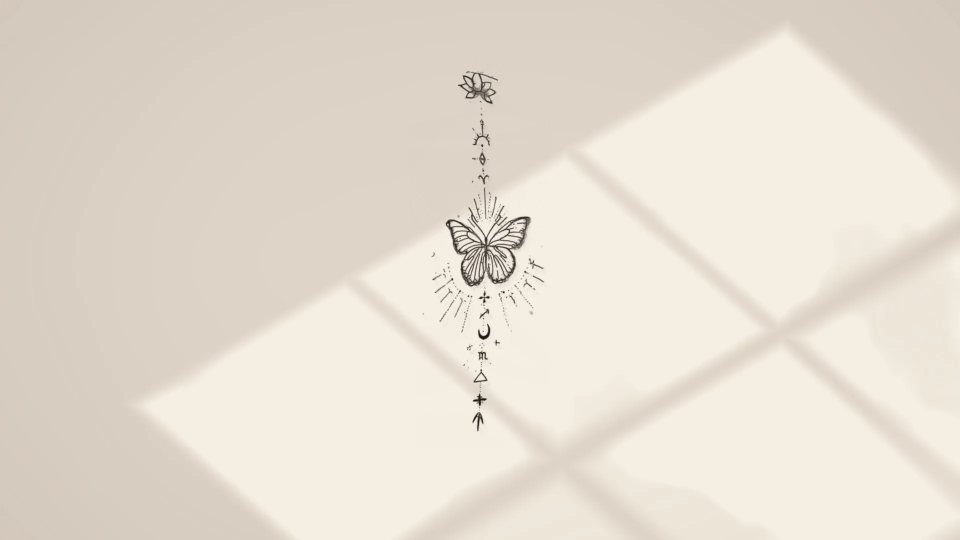
#> input picture assets/img/hero-deitado.webp, 1920 x 1080 px (shown at 1/2 size)
$ python -i linha.py   (imports and definitions only)
#> lines starting #> are read from the running program, lines starting #| are printed output that depends on the picture; after the words box and inside, x2 and y2 are one past the last pixel; in counts of white or black regions, pixels touching at a corner belong together
# -*- coding: utf-8 -*-
"""Transforma uma tatuagem fine line numa unica linha ordenada, como se a agulha nunca levantasse.
tinta da foto -> mascara -> esqueleto -> grafo -> percurso continuo (DFS) -> N pontos com largura e presenca.
Funcoes usadas por tools/figuras.py."""
import numpy as np, cv2
from collections import defaultdict
from scipy.ndimage import distance_transform_edt, gaussian_filter1d
from skimage.morphology import skeletonize, remove_small_objects


def tinta(bgr, sigma=26, escala=3, corpo=None):
    """Mapa de tinta 0..1 (escuro local), ampliado."""
    g = cv2.cvtColor(bgr, cv2.COLOR_BGR2LAB)[:, :, 0].astype(np.float32)
    g = cv2.resize(g, None, fx=escala, fy=escala, interpolation=cv2.INTER_CUBIC)
    g = cv2.GaussianBlur(g, (0, 0), .8 * escala / 2)
    f = cv2.GaussianBlur(g, (0, 0), sigma * escala)
    d = np.clip(f - g, 0, None)
    if corpo is not None:
        c = cv2.resize(corpo, (d.shape[1], d.shape[0]), interpolation=cv2.INTER_LINEAR).astype(np.float32) / 255
        d *= c
    return d


def mascara(d, limiar, forte, minimo, fecho):
    """Histerese: um traco fraco so entra se tocar tinta forte; assim o poro some e o ponto real fica."""
    from skimage.filters import apply_hysteresis_threshold
    m = apply_hysteresis_threshold(d, limiar, forte)
    if fecho:
        k = cv2.getStructuringElement(cv2.MORPH_ELLIPSE, (fecho, fecho))
        m = cv2.morphologyEx(m.astype(np.uint8), cv2.MORPH_CLOSE, k) > 0
    n, l, s, _ = cv2.connectedComponentsWithStats(m.astype(np.uint8), connectivity=8)
    return (s[:, cv2.CC_STAT_AREA] >= minimo)[l] & (l > 0)


def _vizinhos(s):
    H, W = s.shape
    ys, xs = np.where(s)
    idx = {(y, x): i for i, (y, x) in enumerate(zip(ys.tolist(), xs.tolist()))}
    viz = [[] for _ in idx]
    for (y, x), i in idx.items():
        for dy in (-1, 0, 1):
            for dx in (-1, 0, 1):
                if dy or dx:
                    j = idx.get((y + dy, x + dx))
                    if j is not None:
                        viz[i].append(j)
    return ys, xs, viz


def percurso(m, podar=10):
    """Devolve lista de componentes; cada uma e um array Nx2 (x,y) continuo em DFS, ida e volta so onde precisa."""
    s = skeletonize(m)
    ys, xs, viz = _vizinhos(s)
    n = len(ys)
    # poda de ramos curtos
    grau = np.array([len(v) for v in viz])
    vivo = np.ones(n, bool)
    for i in np.where(grau == 1)[0]:
        c = [i]; p = -1; a = i
        while len(c) <= podar:
            nx = [j for j in viz[a] if j != p and vivo[j]]
            if len(nx) != 1:
                break
            p, a = a, nx[0]; c.append(a)
        if len(c) <= podar and len([j for j in viz[a] if vivo[j]]) > 2:
            for k in c[:-1]:
                vivo[k] = False
    # DFS iterativo por pixels
    vis = np.zeros(n, bool)
    comps = []
    ordem = sorted(np.where(vivo)[0].tolist(), key=lambda i: (ys[i], xs[i]))
    for ini in ordem:
        if vis[ini]:
            continue
        cam = [ini]; pilha = [(ini, iter(viz[ini]))]; vis[ini] = True
        while pilha:
            a, it = pilha[-1]
            for j in it:
                if vivo[j] and not vis[j]:
                    vis[j] = True
                    cam.append(j); pilha.append((j, iter(viz[j])))
                    break
            else:
                pilha.pop()
                if pilha:
                    cam.append(pilha[-1][0])
        # corta a volta final depois do ultimo ponto novo
        vistos = set(); ult = 0
        for k, i in enumerate(cam):
            if i not in vistos:
                vistos.add(i); ult = k
        cam = cam[:ult + 1]
        if len(cam) >= 2:
            comps.append(np.stack([xs[cam], ys[cam]], 1).astype(np.float32))
    return comps


def costura(comps):
    """Ordena componentes por vizinho mais proximo e devolve (pontos, pena) com pena=0 nos saltos."""
    r = list(comps)
    r.sort(key=lambda c: c[0][1])
    atual = r.pop(0)
    P = [atual]; pena = [np.ones(len(atual))]
    while r:
        fim = P[-1][-1]
        d = [min(np.hypot(*(c[0] - fim)), np.hypot(*(c[-1] - fim))) for c in r]
        i = int(np.argmin(d)); c = r.pop(i)
        if np.hypot(*(c[-1] - fim)) < np.hypot(*(c[0] - fim)):
            c = c[::-1]
        k = max(2, int(np.hypot(*(c[0] - fim)) / 2))
        ponte = np.linspace(fim, c[0], k, dtype=np.float32)
        P.append(ponte); pena.append(np.zeros(k))
        P.append(c); pena.append(np.ones(len(c)))
    return np.concatenate(P), np.concatenate(pena)


def reamostra(p, pena, N, suave=1.4, ponte=.12):
    """Uniformiza em N pontos pelo comprimento. Suaviza o serrilhado do esqueleto."""
    # suaviza cada trecho de tinta sozinho, sem misturar com a ponte vizinha
    q = p.copy()
    borda = np.flatnonzero(np.diff(pena)) + 1
    for a, b in zip(np.r_[0, borda], np.r_[borda, len(p)]):
        if pena[a] > .5 and b - a > 3:
            q[a:b, 0] = gaussian_filter1d(p[a:b, 0], suave, mode='nearest')
            q[a:b, 1] = gaussian_filter1d(p[a:b, 1], suave, mode='nearest')
    passo = np.hypot(*np.diff(q, axis=0).T)
    peso = np.where((pena[1:] > .5) & (pena[:-1] > .5), 1, ponte)   # ponte gasta poucos pontos
    d = np.r_[0, np.cumsum(passo * peso)]
    d = np.maximum.accumulate(d + np.arange(len(d)) * 1e-5)
    u = np.linspace(0, d[-1], N)
    x = np.interp(u, d, q[:, 0]); y = np.interp(u, d, q[:, 1])
    a = np.interp(u, d, pena)
    return np.stack([x, y], 1), (a > .5).astype(np.float32), d[-1]


def linhas(bgr, limiar=9, forte=16, escala=3, N=30000, corpo=None, minimo=60, sigma=26, suave=6, fecho=0, zona=None, podar=14, fura=None):
    d = tinta(bgr, sigma=sigma, escala=escala, corpo=corpo)
    if zona is not None:
        z = np.zeros(d.shape, np.uint8)
        cv2.fillPoly(z, [(np.array(zona, np.float32) * [d.shape[1], d.shape[0]]).astype(np.int32)], 1)
        d = d * z
    for x, y, r in (fura or []):
        cv2.circle(d, (int(x * d.shape[1]), int(y * d.shape[0])), int(r * d.shape[1]), 0, -1)
    m = mascara(d, limiar, forte, minimo, fecho)
    comps = percurso(m, podar)
    p, pena = costura(comps)
    q, a, L = reamostra(p, pena, N, suave)
    dt = distance_transform_edt(m)
    H, W = m.shape
    xi = np.clip(q[:, 0].astype(int), 0, W - 1); yi = np.clip(q[:, 1].astype(int), 0, H - 1)
    larg = dt[yi, xi]
    forca = np.clip(cv2.GaussianBlur(d, (0, 0), 1.5)[yi, xi] / (np.percentile(d[m], 90) + 1e-6), .25, 1)
    return dict(p=q, pena=a, larg=larg, forca=forca, L=L, m=m, d=d)

>>> import cv2
>>> picture = cv2.imread('../assets/img/hero-deitado.webp')
#> picture is the input picture: shape (1080, 1920, 3); mean B, G, R 209.2, 221.3, 229.5
>>> result = linhas(picture)
#> in tinta, `f = cv2.GaussianBlur(g, (0, 0), sigma * escala)`:
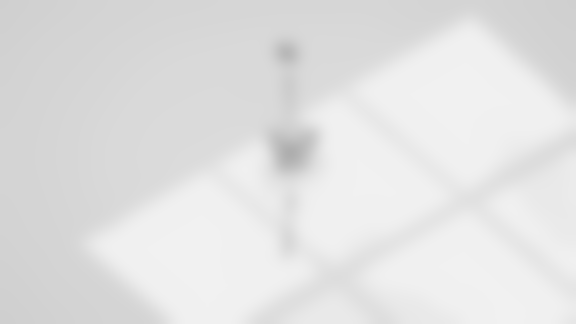
#> f: shape (3240, 5760) float32 (shown at 1/10 size); min 174.2, max 241, mean 225.9
#> in tinta, `d = np.clip(f - g, 0, None)`:
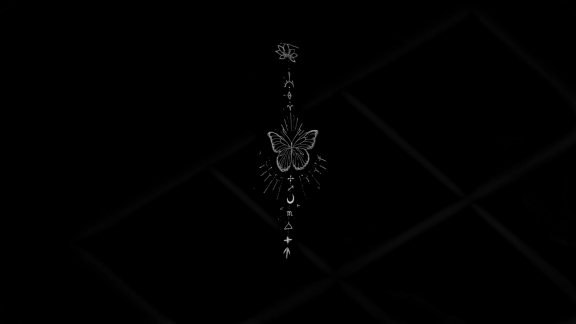
#> d: shape (3240, 5760) float32 (shown at 1/10 size); min 0, max 208.1, mean 1.2
#> in mascara, `m = apply_hysteresis_threshold(d, limiar, forte)`:
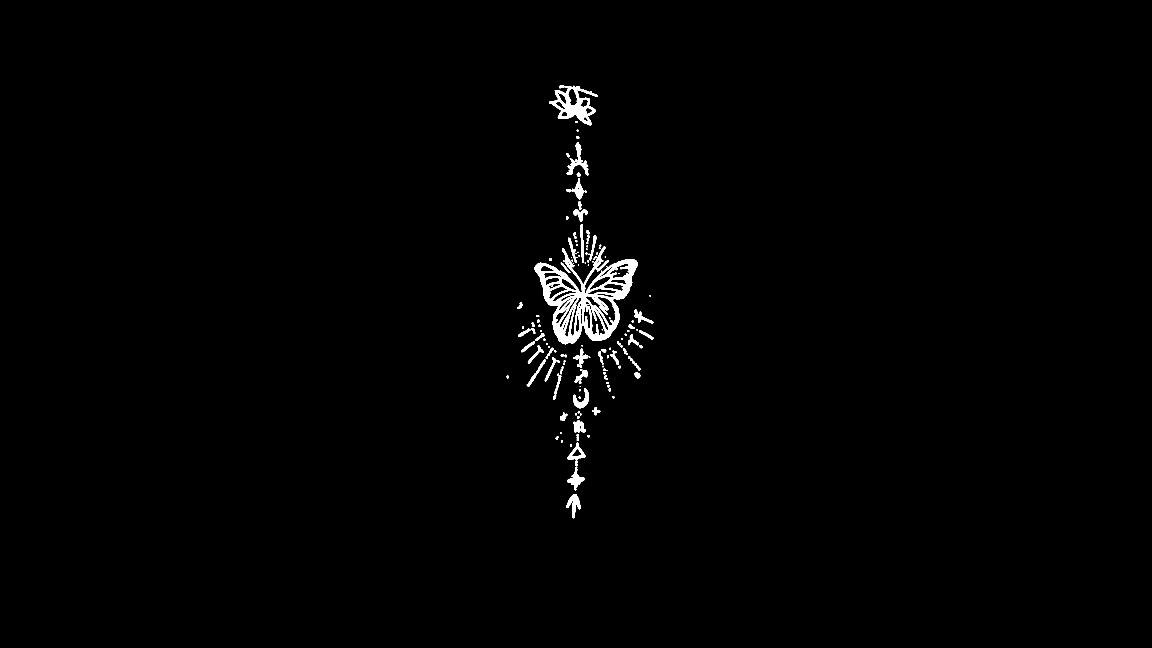
#> m: shape (3240, 5760) bool (shown at 1/5 size); 0.81% white; 171 white regions (8 under 20 px), largest, box (x1, y1, x2, y2) and area: (2673, 1233, 3187, 1721) 74973, (2747, 429, 2989, 626) 16987, (2834, 713, 2941, 877) 4488
#> in mascara, `n, l, s, _ = cv2.connectedComponentsWithStats(m.astype(np.uint8), conn..`: n = 172; s = 172 rows, first 6: [0, 0, 5760, 3240, 18510406], [2797, 426, 22, 15, 226], [2747, 429, 242, 197, 16987], [2892, 430, 8, 7, 47], [2878, 606, 11, 9, 85], [2884, 649, 9, 9, 58]
#> in percurso, `s = skeletonize(m)`:
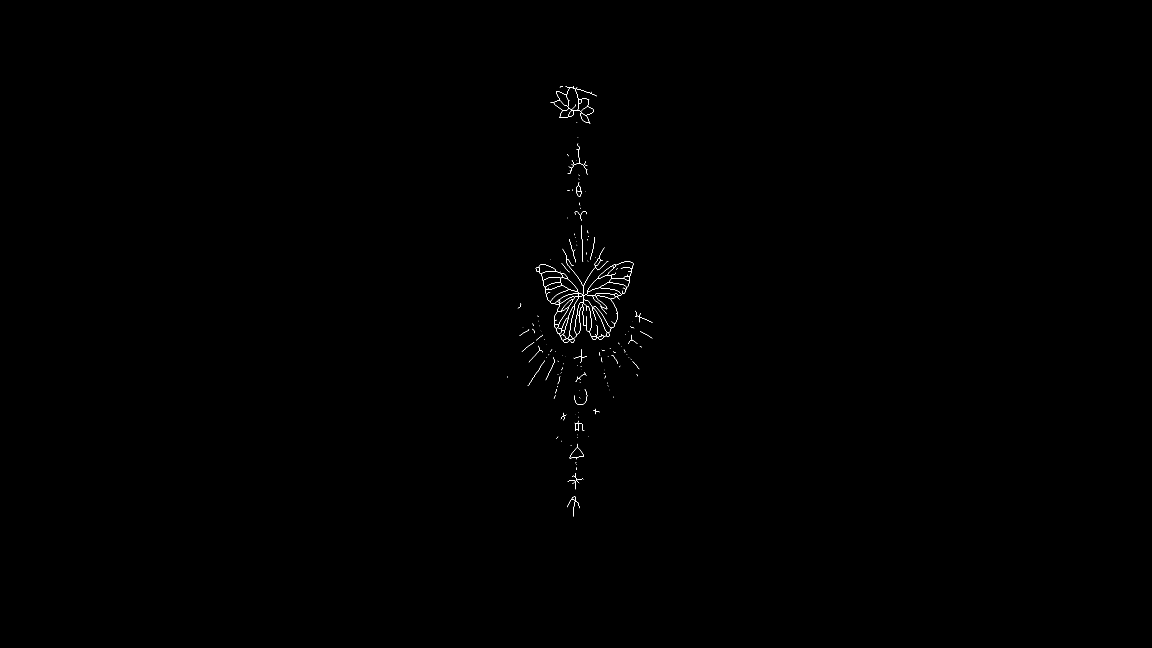
#> s: shape (3240, 5760) bool (shown at 1/5 size); 0.06% white in thin lines or dots, all inside (x1, y1, x2, y2) = (2536, 430, 3263, 2583)
#> in _vizinhos, `ys, xs = np.where(s)`: ys = 11837 values from 430 to 2582; xs = 11837 values, max 3262 at index 8025, min 2536 at index 10447, mean 2907
#> in _vizinhos, `idx = {(y, x): i for i, (y, x) in enumerate(zip(ys.tolist(), xs.tolist..`: idx = 11837 items
#> in _vizinhos, `viz = [[] for _ in idx]`: viz = 11837 items, first 6: [], [], [], [], [], []
#> the loop in _vizinhos, `for (y, x), i in idx.items():` made 11837 passes
#> (y, x) on passes 1 to 3: (430, 2869), (431, 2809), (431, 2810)
#> in percurso, `ys, xs, viz = _vizinhos(s)`: ys = 11837 values from 430 to 2582; viz = 11837 items, first 6: [5], [2, 11], [1, 12], [4, 13], [3], [0, 14]
#> in percurso, `n = len(ys)`: n = 11837
#> in percurso, `grau = np.array([len(v) for v in viz])`: grau = 11837 values, max 5 at index 6731, min 0 at index 7937, mean 2.03
#> the loop in percurso, `for i in np.where(grau == 1)[0]:` made 311 passes
#> i on passes 2 to 4: 4, 16, 32
#> in percurso, `ordem = sorted(np.where(vivo)[0].tolist(), key=lambda i: (ys[i], xs[i]))`: ordem = 11521 values from 1 to 11836
#> the loop in percurso, `for ini in ordem:` made 11521 passes
#> ini on passes 5 to 7: 6, 7, 8
#> after the loop in percurso, `for ini in ordem:`: comps = 119 point arrays, longest 10298 points
#> in costura, `atual = r.pop(0)`: atual = 23 rows, first 8: [2809, 431], [2810, 431], [2811, 432], [2812, 432], [2813, 431], [2814, 431], [2813, 431], [2812, 432]
#> in costura, `P = [atual]`: P = 1 point arrays, longest 23 points
#> the loop in costura, `while r:` made 118 passes
#> (fim, i, c, k) on passes 2, 3, 8, 18, 19, 23: ([2945, 614], 0, [[2885, 611], [2884, 611], [2883, 610], [2882, 610]], 30), ([2882, 610], 0, [[2888, 687], [2889, 687], [2890, 688]], 38), ([2905, 955], 4, [[2927, 957], [2928, 957]], 11), ([2939, 1201], 8, [[2882, 1206], [2881, 1205]], 28), ([2881, 1205], 6, [[2877, 1187], [2876, 1186], [2876, 1185]], 9), ([2807, 1316], 9, [[2751, 1296], [2750, 1297]], 29)
#> after the loop in costura, `while r:`: P = 237 point arrays, longest 10298 points; pena = 237 items
#> in linhas, `p, pena = costura(comps)`: p = 20639 pairs, first value 2536 to 3262, second value 431 to 2582
#> in reamostra, `q = p.copy()`: q has the same summary as p in linhas
#> in reamostra, `borda = np.flatnonzero(np.diff(pena)) + 1`: borda = 236 values from 23 to 20628
#> the loop in reamostra, `for a, b in zip(np.r_[0, borda], np.r_[borda, len(p)]):` made 237 passes
#> (a, b) on passes 1 to 3: (0, 23), (23, 37), (37, 2211)
#> after the loop in reamostra, `for a, b in zip(np.r_[0, borda], np.r_[borda, len(p)]):`: q = 20639 pairs, first value 2536 to 3261, second value 431.2 to 2577.2
#> in linhas, `q, a, L = reamostra(p, pena, N, suave)`: q = 30000 pairs, first value 2536 to 3260.1, second value 431.2 to 2577.1; L = 17028.2
#> result = 7 items

$ run again, on assets/img/hero-pe.webp
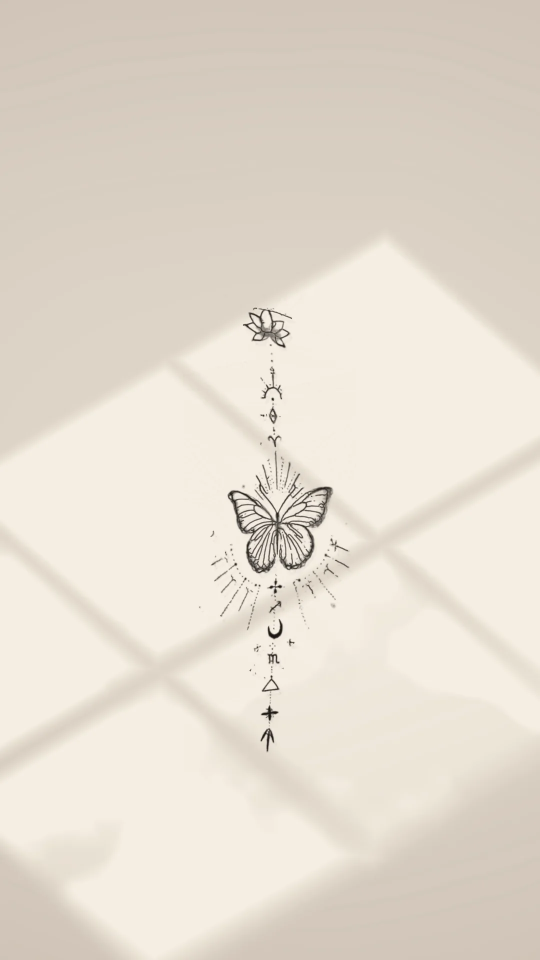
#> input picture assets/img/hero-pe.webp, 1080 x 1920 px (shown at 1/2 size)
#> picture is the input picture: shape (1920, 1080, 3); mean B, G, R 208, 220, 228.5
#> m: shape (5760, 3240) bool; 1.2% white; 179 white regions (4 under 20 px), largest, box (x1, y1, x2, y2) and area: (1364, 2837, 1999, 3441) 105990, (1457, 1849, 1753, 2090) 23334, (1562, 2197, 1694, 2399) 6176
#> in mascara, `n, l, s, _ = cv2.connectedComponentsWithStats(m.astype(np.uint8), conn..`:
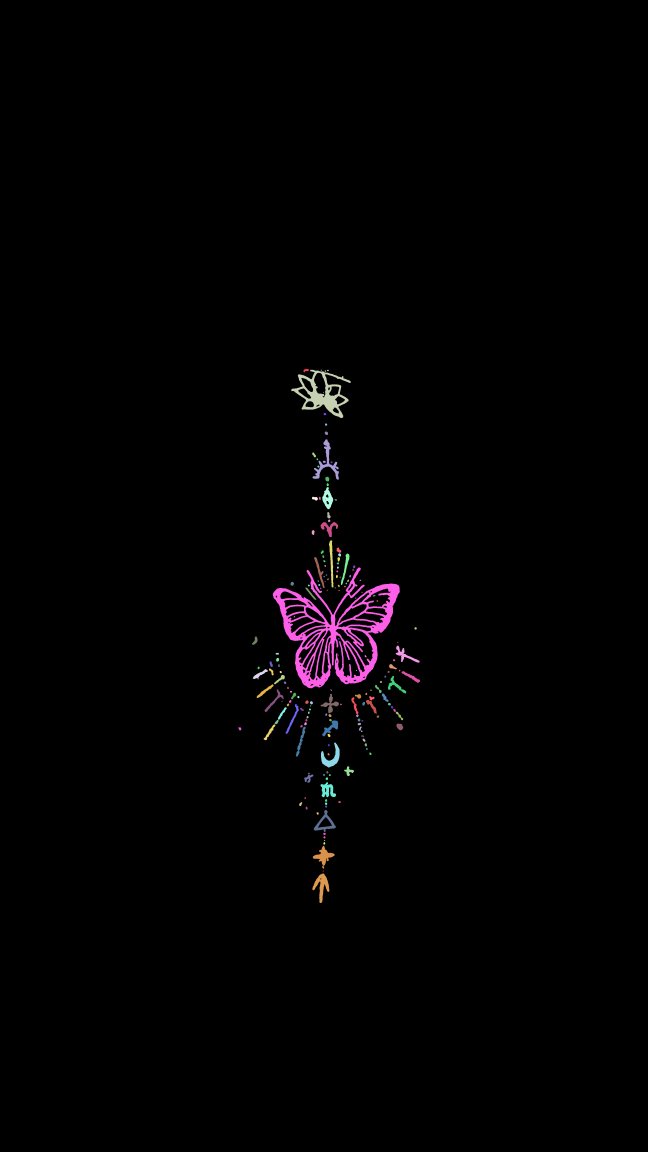
#> l: shape (5760, 3240) int32 (shown at 1/5 size); 180 distinct labels, from 0 to 179; one colour per label, 0 black
#> in mascara, `n, l, s, _ = cv2.connectedComponentsWithStats(m.astype(np.uint8), conn..`: n = 180; s = 180 rows, first 6: [0, 0, 3240, 5760, 18447515], [1517, 1844, 27, 17, 283], [1604, 1847, 5, 7, 26], [1457, 1849, 296, 241, 23334], [1635, 1849, 9, 7, 45], [1623, 1852, 7, 7, 39]
#> in percurso, `s = skeletonize(m)`:
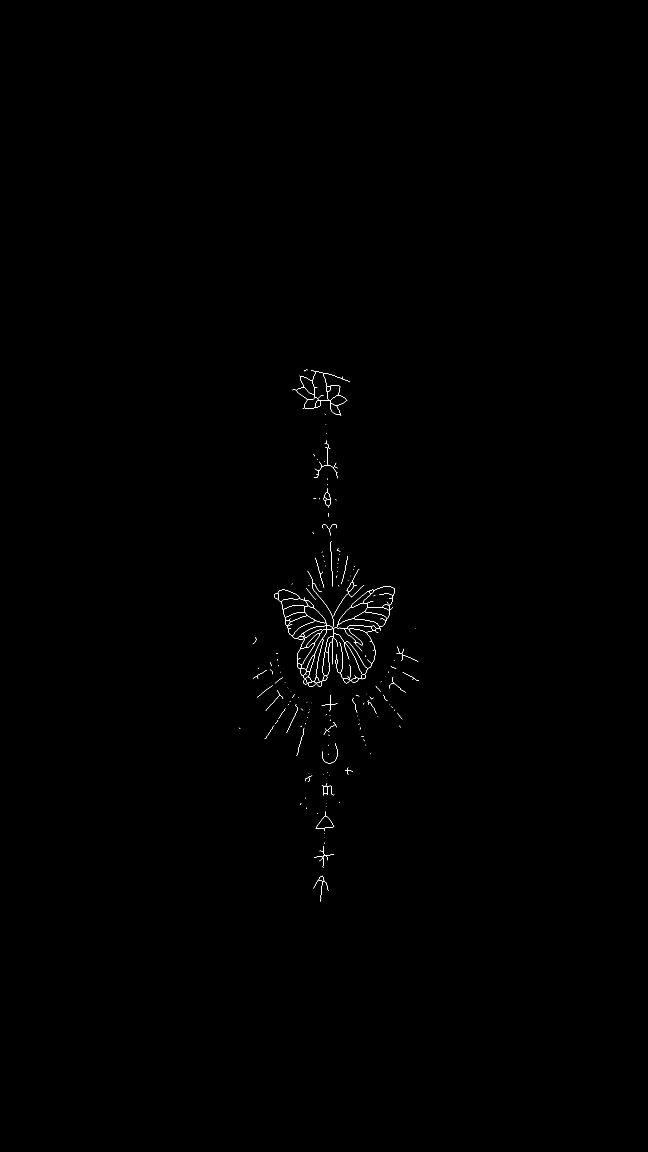
#> s: shape (5760, 3240) bool (shown at 1/5 size); 0.08% white in thin lines or dots, all inside (x1, y1, x2, y2) = (1194, 1849, 2095, 4508)
#> in _vizinhos, `ys, xs = np.where(s)`: ys = 15196 values from 1849 to 4507; xs = 15196 values, max 2094 at index 11864, min 1194 at index 13412, mean 1654.5
#> idx = 15196 items
#> in _vizinhos, `viz = [[] for _ in idx]`: viz = 15196 items, first 6: [], [], [], [], [], []
#> the loop in _vizinhos, `for (y, x), i in idx.items():` made 15196 passes
#> (y, x) on passes 1 to 3: (1849, 1531), (1849, 1532), (1849, 1533)
#> in percurso, `ys, xs, viz = _vizinhos(s)`: ys = 15196 values from 1849 to 4507; viz = 15196 items, first 6: [1, 10], [0, 2], [1, 3], [2, 4], [3, 5], [4, 11]
#> in percurso, `n = len(ys)`: n = 15196
#> grau = 15196 values, max 5 at index 12094, min 0 at index 1771, mean 2.03
#> the loop in percurso, `for i in np.where(grau == 1)[0]:` made 359 passes
#> i on passes 1 to 3: 12, 17, 36
#> ordem = 14799 values from 0 to 15195
#> the loop in percurso, `for ini in ordem:` made 14799 passes
#> after the loop in percurso, `for ini in ordem:`: comps = 135 point arrays, longest 16300 points
#> atual = 28 pairs, first value 1521 to 1538, second value 1849 to 1856
#> in costura, `P = [atual]`: P = 1 point arrays, longest 28 points
#> the loop in costura, `while r:` made 134 passes
#> (fim, i, c, k) on passes 3, 4, 14, 16, 17: ([1623, 2069], 0, [[1629, 2121], [1629, 2122], [1630, 2123]], 26), ([1630, 2123], 0, [[1630, 2164], [1631, 2165], [1632, 2166], [1633, 2167]], 20), ([1737, 2779], 9, [[1699, 2775], [1698, 2774], [1697, 2773], [1696, 2773]], 19), ([1692, 2803], 12, [[1690, 2816], [1689, 2817], [1688, 2817], [1687, 2818]], 6), ([1687, 2818], 14, [[1689, 2837], [1689, 2838], [1689, 2839]], 9)
#> after the loop in costura, `while r:`: P = 269 point arrays, longest 16300 points; pena = 269 items
#> in linhas, `p, pena = costura(comps)`: p = 29945 pairs, first value 1194 to 2094, second value 1849 to 4507
#> in reamostra, `q = p.copy()`: q has the same summary as p in linhas
#> borda = 268 values from 28 to 29937
#> the loop in reamostra, `for a, b in zip(np.r_[0, borda], np.r_[borda, len(p)]):` made 269 passes
#> (a, b) on passes 1 to 3: (0, 28), (28, 44), (44, 2736)
#> after the loop in reamostra, `for a, b in zip(np.r_[0, borda], np.r_[borda, len(p)]):`: q = 29945 pairs, first value 1194 to 2094, second value 1849.1 to 4507
#> in linhas, `q, a, L = reamostra(p, pena, N, suave)`: q = 30000 pairs, first value 1195.6 to 2093.9, second value 1849.1 to 4504.7; L = 25724
#> result = 7 items
